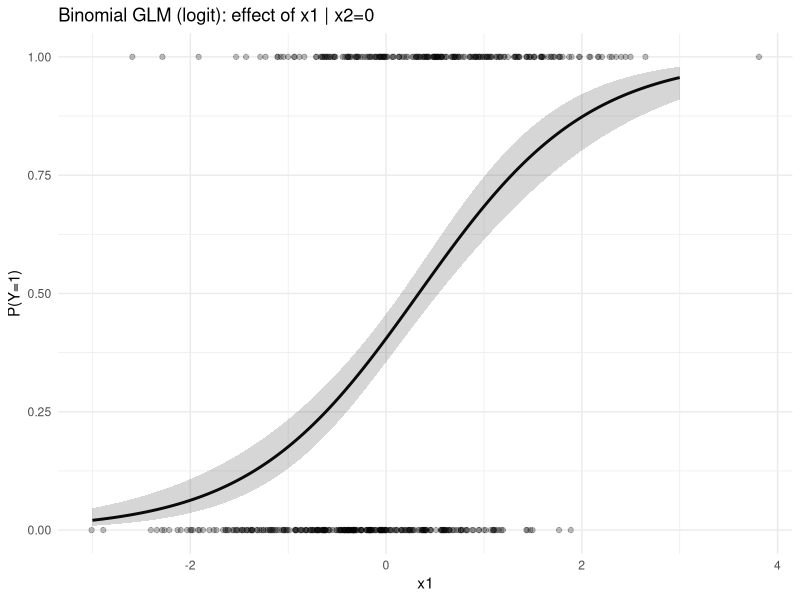
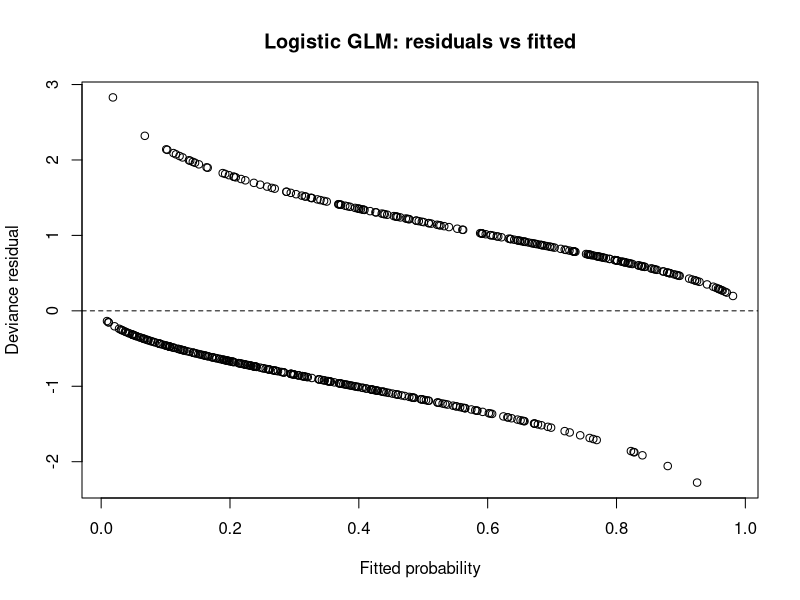
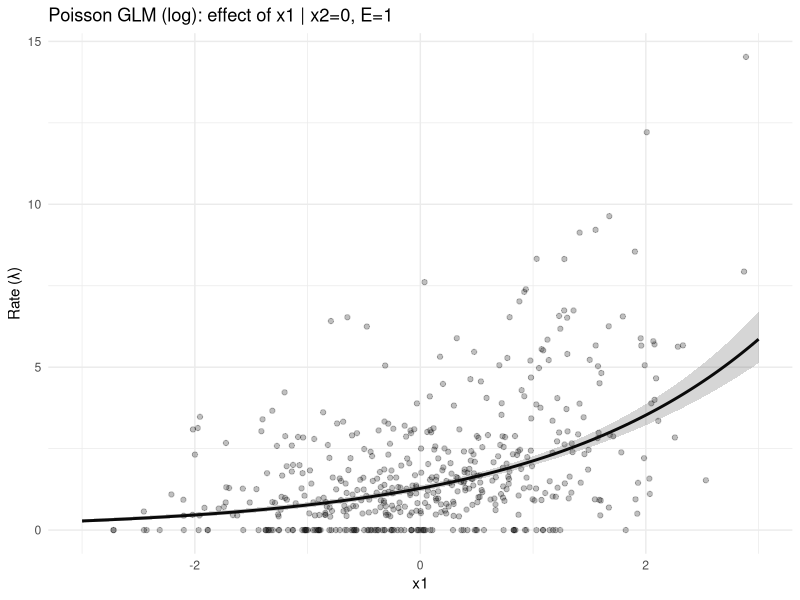
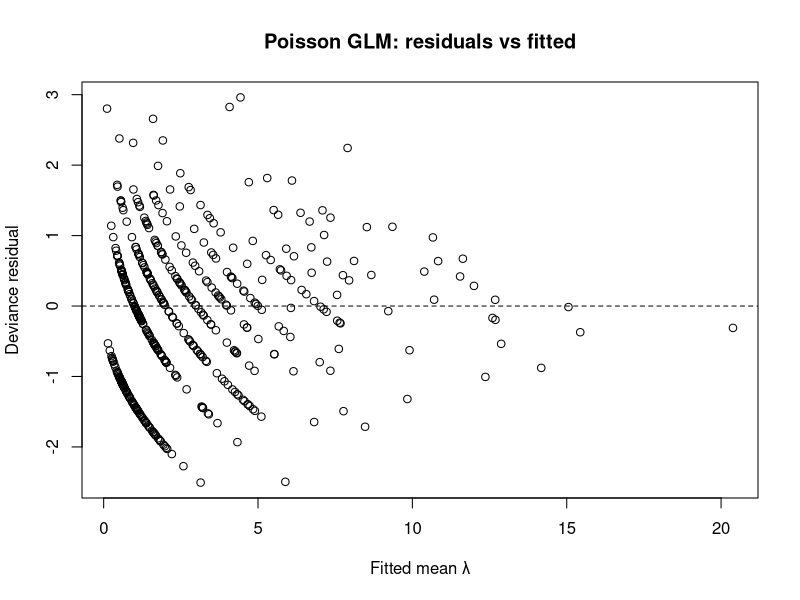
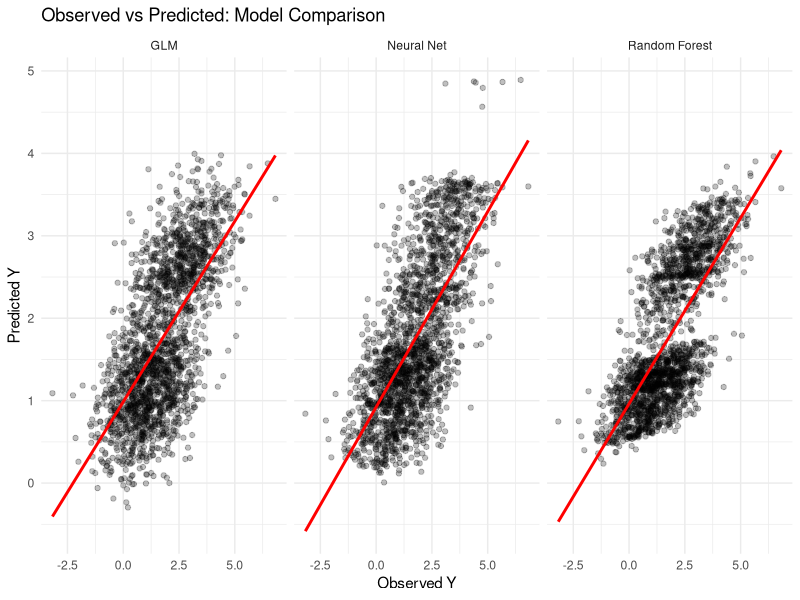
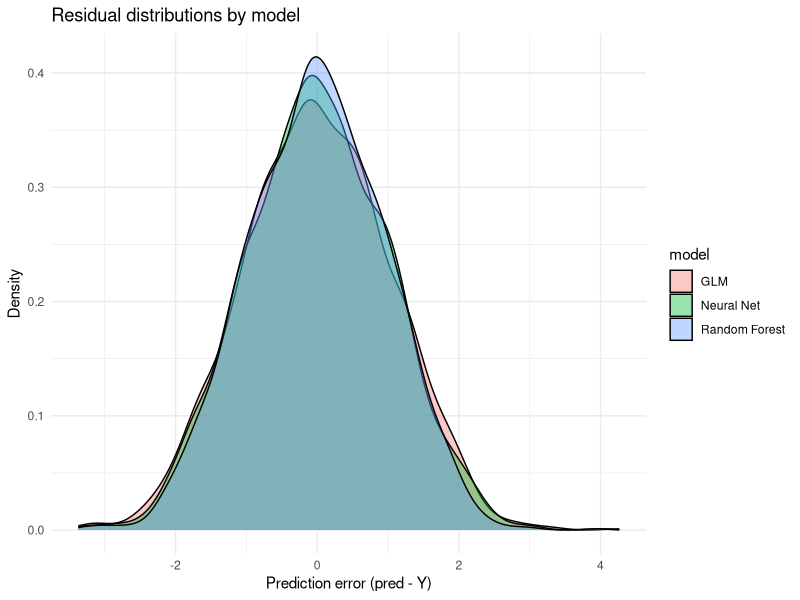

R code for these plots, in order:
## ---- chunk 1
set.seed(1)
n  <- 500
x1 <- rnorm(n)
x2 <- rnorm(n)
eta <- -0.5 + 1.1*x1 - 0.8*x2
p   <- plogis(eta)
y   <- rbinom(n, size = 1, prob = p)

df <- data.frame(y, x1, x2)

m_logit <- glm(y ~ x1 + x2, data = df, family = binomial())
summary(m_logit)

# Effect curve for x1 (x2 fixed at 0), with 95% CI on response scale
library(ggplot2)
xgrid <- data.frame(x1 = seq(-3, 3, length.out = 200), x2 = 0)
pred  <- predict(m_logit, newdata = xgrid, type = "link", se.fit = TRUE)
eta_hat <- pred$fit
se_eta  <- pred$se.fit
p_hat   <- plogis(eta_hat)
lo      <- plogis(eta_hat - 1.96*se_eta)
hi      <- plogis(eta_hat + 1.96*se_eta)

ggplot() +
  geom_point(aes(x = x1, y = y), data = df, alpha = 0.25) +
  geom_line(aes(x = xgrid$x1, y = p_hat), linewidth = 1) +
  geom_ribbon(aes(x = xgrid$x1, ymin = lo, ymax = hi), alpha = 0.2) +
  labs(title = "Binomial GLM (logit): effect of x1 | x2=0",
       x = "x1", y = "P(Y=1)") +
  theme_minimal()

# Quick residual check
plot(fitted(m_logit), residuals(m_logit, type = "deviance"),
     xlab = "Fitted probability", ylab = "Deviance residual",
     main = "Logistic GLM: residuals vs fitted")
abline(h = 0, lty = 2)

## ---- chunk 2
set.seed(2)
n  <- 500
x1 <- rnorm(n)
x2 <- rnorm(n)
E  <- runif(n, 0.5, 2.5)                # exposure
eta <- 0.2 + 0.5*x1 + 0.6*x2 + log(E)   # include offset in DGP
lambda <- exp(eta)
y  <- rpois(n, lambda)

dfp <- data.frame(y, x1, x2, E)

m_pois <- glm(y ~ x1 + x2 + offset(log(E)), data = dfp, family = poisson())
summary(m_pois)

# Effect curve for x1 (x2 = 0, E = 1), with 95% CI on mean scale
library(ggplot2)
xgrid <- data.frame(x1 = seq(-3, 3, length.out = 200), x2 = 0, E = 1)
pred  <- predict(m_pois, newdata = xgrid, type = "link", se.fit = TRUE)
eta_hat <- pred$fit
se_eta  <- pred$se.fit
mu_hat  <- exp(eta_hat)
lo      <- exp(eta_hat - 1.96*se_eta)
hi      <- exp(eta_hat + 1.96*se_eta)

ggplot() +
  geom_point(aes(x = x1, y = y/E), data = dfp, alpha = 0.25) +
  geom_line(aes(x = xgrid$x1, y = mu_hat), linewidth = 1) +
  geom_ribbon(aes(x = xgrid$x1, ymin = lo, ymax = hi), alpha = 0.2) +
  labs(title = "Poisson GLM (log): effect of x1 | x2=0, E=1",
       x = "x1", y = "Rate (λ)") +
  theme_minimal()

# Quick residual check + overdispersion diagnostic
plot(fitted(m_pois), residuals(m_pois, type = "deviance"),
     xlab = "Fitted mean λ", ylab = "Deviance residual",
     main = "Poisson GLM: residuals vs fitted")
abline(h = 0, lty = 2)
## ---- chunk 3
#| message: false
#| warning: false
library(tidyverse)
library(nnet)           # for neural net
library(randomForest)   # for random forest
library(MASS)           # for polr (ordinal regression)
set.seed(42)
n  <- 2000
X1 <- rnorm(n)
X2 <- rnorm(n)
X3 <- rbinom(n, 1, 0.4)

sigmoid <- function(x) 1 / (1 + exp(-x))
mu <- sqrt(5) * sigmoid(X1 + X3) + sqrt(5) * sigmoid(X2) * X3
Y  <- mu + rnorm(n, 0, 1)

dat <- tibble(X1, X2, X3 = factor(X3), Y)
## ---- chunk 4
#| message: false
#| warning: false
library(tidyverse)
library(nnet)
library(randomForest)
library(MASS)

set.seed(42)

# --- models -------------------------------------------------
glm_fit <- glm(Y ~ X1 + X2 + X3, data = dat, family = gaussian())

dat <- dat %>%
  mutate(pred_glm = predict(glm_fit))

nn_fit <- nnet(
  Y ~ X1 + X2 + X3,
  data   = dat,
  size   = 5,
  linout = TRUE,
  maxit  = 1000,
  decay  = 1e-4,
  trace  = FALSE
)

dat <- dat %>%
  mutate(pred_nn = as.numeric(predict(nn_fit, dat)))

rf_fit <- randomForest(
  Y ~ X1 + X2 + X3,
  data = dat,
  ntree = 300,
  importance = TRUE
)

dat <- dat %>%
  mutate(pred_rf = predict(rf_fit, dat))

# --- ordinal target -----------------------------------------
dat <- dat %>%
  mutate(
    Y_ord = cut(
      Y,
      breaks = quantile(Y, probs = c(0, 0.33, 0.66, 1)),
      labels = c("Low", "Medium", "High"),
      include.lowest = TRUE,
      ordered_result = TRUE
    )
  )

ord_fit <- polr(Y_ord ~ X1 + X2 + X3, data = dat, method = "logistic")

dat <- dat %>%
  mutate(pred_ord = predict(ord_fit, type = "class"))

# --- long format for compare plot ---------------------------
dat_long <- dat %>%
  dplyr::select(Y, pred_glm, pred_nn, pred_rf) %>%
  tidyr::pivot_longer(
    cols = c(pred_glm, pred_nn, pred_rf),
    names_to = "model",
    values_to = "prediction"
  ) %>%
  mutate(
    model = dplyr::recode(
      model,
      pred_glm = "GLM",
      pred_nn  = "Neural Net",
      pred_rf  = "Random Forest"
    )
  )

# --- compare scatter ----------------------------------------
ggplot(dat_long, aes(x = Y, y = prediction)) +
  geom_point(alpha = 0.25) +
  geom_smooth(method = "lm", se = FALSE, color = "red") +
  facet_wrap(~ model, nrow = 1) +
  labs(
    title = "Observed vs Predicted: Model Comparison",
    x = "Observed Y",
    y = "Predicted Y"
  ) +
  theme_minimal()

# --- residual density ---------------------------------------
dat_long %>%
  mutate(resid = prediction - Y) %>%
  ggplot(aes(x = resid, fill = model)) +
  geom_density(alpha = 0.4) +
  labs(
    title = "Residual distributions by model",
    x = "Prediction error (pred - Y)",
    y = "Density"
  ) +
  theme_minimal()

